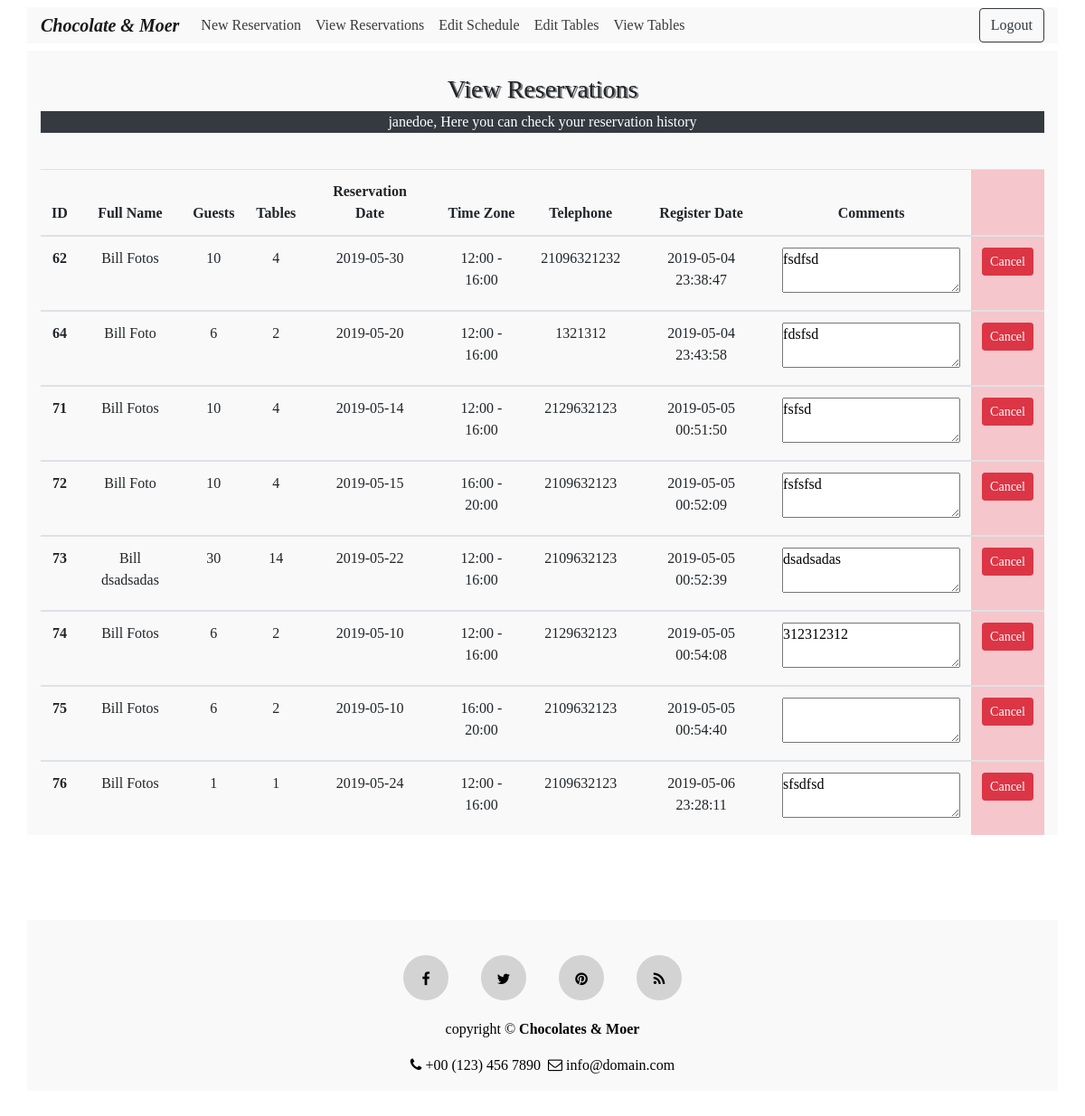
/pages/view_reservations.php (signed in), run on the app's committed database.
### tables this page shows
CREATE TABLE IF NOT EXISTS `reservation` (
  `reserv_id` int(11) NOT NULL AUTO_INCREMENT,
  `f_name` text NOT NULL,
  `l_name` text NOT NULL,
  `num_guests` int(11) NOT NULL,
  `num_tables` int(11) NOT NULL,
  `rdate` date NOT NULL,
  `time_zone` text NOT NULL,
  `telephone` text NOT NULL,
  `comment` mediumtext NOT NULL,
  `reg_date` timestamp NOT NULL DEFAULT CURRENT_TIMESTAMP,
  `user_fk` int(11) NOT NULL,
  PRIMARY KEY (`reserv_id`),
  KEY `users_fk` (`user_fk`)
);

### includes/view.reservation.inc.php (the view, shortened to what this page needs)
<?php
if(isset($_SESSION['user_id'])){
    require 'dbh.inc.php';
    $user = $_SESSION['user_id'];
    $role = $_SESSION['role'];
    if($role==1){
    $sql = "SELECT * FROM reservation WHERE user_fk = $user";
    $result = $conn->query($sql);
    if ($result->num_rows > 0) {
        echo
        '
            <table class="table table-hover table-responsive-sm text-center">
                <thead>
                    <tr>
                        <th scope="col">Full Name</th>
                        <th scope="col">Guests</th>
                        <th scope="col">Reservation Date</th>
                        <th scope="col">Time Zone</th>
                        <th scope="col">Telephone</th>
                        <th scope="col">Register Date</th>
                        <th scope="col">Comments</th>
                        <th class="table-danger" scope="col"></th>
                    </tr>
                </thead> ';
        while($row = $result->fetch_assoc()) {
        echo"
                <tbody>
                    <tr>
                    <form action='includes/delete.php' method='POST'>
                    <input name='reserv_id' type='hidden' value=".$row["reserv_id"].">
                      <th scope='row'>".$row["f_name"]." ".$row["l_name"]."</th>
                      <td>".$row["num_guests"]."</td>
                      <td>".$row["rdate"]."</td>
                      <td>".$row["time_zone"]."</td>
                      <td>".$row["telephone"]."</td>
                      <td>".$row["reg_date"]."</td>
                      <td><textarea readonly>".$row["comment"]."</textarea></td>
                      <td class='table-danger'><button type='submit' name='delete-submit' class='btn btn-danger btn-sm'>Cancel</button></td>
                          </form>
                    </tr>
              </tbody>";
        }
        echo "</table>";
    }
    else {    echo "<p class='text-white text-center bg-danger'>Your reservation list is empty!<p>"; }
    }
    else if($role==2){
    $sql = "SELECT * FROM reservation";
    $result = $conn->query($sql);
    if ($result->num_rows > 0) {
        echo
        '
            <table class="table table-hover table-responsive-sm text-center">
                <thead>
                    <tr>
                        <th scope="col">ID</th>
                        <th scope="col">Full Name</th>
                        <th scope="col">Guests</th>
                        <th scope="col">Tables</th>
                        <th scope="col">Reservation Date</th>
                        <th scope="col">Time Zone</th>
                        <th scope="col">Telephone</th>
                        <th scope="col">Register Date</th>
                        <th scope="col">Comments</th>
                        <th class="table-danger" scope="col"></th>
                    </tr>
                </thead> ';
        while($row = $result->fetch_assoc()) {
        echo"
                <tbody>
                    <tr>
                    <form action='includes/delete.php' method='POST'>
                      <input name='reserv_id' type='hidden' value=".$row["reserv_id"].">
                      <th scope='row'>".$row["reserv_id"]."</th>
                      <td>".$row["f_name"]." ".$row["l_name"]."</td>
                      <td>".$row["num_guests"]."</td>
                      <td>".$row["num_tables"]."</td>
                      <td>".$row["rdate"]."</td>
                      <td>".$row["time_zone"]."</td>
                      <td>".$row["telephone"]."</td>
                      <td>".$row["reg_date"]."</td>
                      <td><textarea readonly>".$row["comment"]."</textarea></td>
                      <td class='table-danger'><button type='submit' name='delete-submit' class='btn btn-danger btn-sm'>Cancel</button></td>
                          </form>
                    </tr>
              </tbody>";
        }
        echo "</table>";
    }
    else {    echo "<p class='text-white text-center bg-danger'>Your reservation list is empty!<p>"; }
    }
}

### pages/header.php (shortened to what this page needs)
<!DOCTYPE html>
<html lang="en">
<head>
    <link href="css/style.css" rel="stylesheet" type="text/css">
    <link rel="stylesheet" href="https://stackpath.bootstrapcdn.com/bootstrap/4.1.0/css/bootstrap.min.css">
    <link rel="stylesheet" href="https://cdnjs.cloudflare.com/ajax/libs/font-awesome/4.7.0/css/font-awesome.min.css">
</head>
<body>
    <nav class="navbar navbar-expand-md navbar-light fixed-top">
        <div class="container">
            <a class="navbar-brand" href="../index.php">
                <strong><em>Chocolate & Moer</em></strong>
            </a>
            <div class="collapse navbar-collapse" id="navi">
                <ul class="navbar-nav mr-auto">
                    <?php
                    if (isset($_SESSION['user_id'])) {
                        echo '
                        <li class="nav-item">
                            <a class="nav-link" href="reservation.php">New Reservation</a>
                        </li>
                        <li class="nav-item">
                            <a class="nav-link" href="view_reservations.php">View Reservations</a>
                        </li>
                        ';
                        if ($_SESSION['role'] == 2) {
                            echo '
                            <li class="nav-item">
                                <a class="nav-link" href="schedule.php">Edit Schedule</a>
                            </li>
                            <li class="nav-item">
                                <a class="nav-link" href="tables.php">Edit Tables</a>
                            </li>
                            <li class="nav-item">
                                <a class="nav-link" href="view_tables.php">View Tables</a>
                            </li>
                            ';
                        }
                    }
                    ?>
                </ul>
                <?php
                if (isset($_SESSION['user_id'])) {
                    echo '
                    <form class="navbar-form navbar-right" action="includes/logout.inc.php" method="post">
                    <button type="submit" name="logout-submit" class="btn btn-outline-dark">Logout</button>
                    </form>';
                }
                ?>
            </div>
        </div>
    </nav>
</body>

### pages/view_reservations.php (shortened to what this page needs)
<?php
require "header.php";
?>
<br><br>
<div class="container">
<h3 class="text-center"><br>View Reservations<br></h3>
<?php
    if(isset($_SESSION['user_id'])){
        echo '<p class="text-white bg-dark text-center">'. $_SESSION['username'] .', Here you can check your reservation history</p><br>';
    require 'includes/view.reservation.inc.php';
 }
    else {
        echo '	<p class="text-center text-danger"><br>You are currently not logged in!<br></p>
       <p class="text-center">In order to make a reservation you have to create an account!<br><br><p>';
    }
?>
</div>
<br><br>
<?php
require "footer.php";
?>

### pages/footer.php
<footer class="footer" id="footer">
 <div class="container"><br>
  <div class="row">
    <div class="col-sm-12 text-center">
      <div class="social-icon">
        <a href="index.php"><i class="fa fa-facebook"></i></a>
        <a href="index.php"><i class="fa fa-twitter"></i></a>
        <a href="index.php"><i class="fa fa-pinterest"></i></a>
        <a href="index.php"><i class="fa fa-rss"></i></a>
      </div>
      <div class="copyright">
        <p class="white"> copyright &copy; <b>Chocolates & Moer</b></p>
        <p><i class="fa fa-phone"></i> +00 (123) 456 7890 &nbsp;<i class="fa fa-envelope-o"></i> info@domain.com</p>
      </div>
    </div>
  </div>
 </div>
</footer>
</body>
</html>

### css/style.css (style rules this page uses)
* { margin: 0; padding: 0; font-family: "Times New Roman", Times, serif; }
body { overflow-y: scroll; overflow-x: hidden; }
h3 { text-shadow: 2px 1px grey; }
.navbar { background-color: white; }
.navbar-brand { font-family: "Brush Script MT", "Brush Script Std", cursive; }
.navbar .navbar-nav .nav-item a { color: #3a3b3b; }
.row { margin: 15px; }
.nav-link { cursor: pointer; }
.footer { padding-top: 30px; padding-bottom: 30px; color: black; }
.social-icon a { margin: 0 16px 20px 16px; display: inline-block; }
.social-icon .fa { color: black; width: 50px; height: 50px; border-radius: 50%; background: lightgray; line-height: 2; transition: 0.3s; border: 10px solid lightgray; }

### pages/header.php (style rules this page uses)
.container { background: #f9f9f9; }

### data on the page
reservation: reserv_id "62", f_name "Bill", l_name "Fotos", num_guests "10", num_tables "4", rdate "2019-05-30", time_zone "12:00 - 16:00", telephone "21096321232", reg_date "2019-05-04 23:38:47", comment "fsdfsd"
reservation: reserv_id "64", f_name "Bill", l_name "Foto", num_guests "6", num_tables "2", rdate "2019-05-20", time_zone "12:00 - 16:00", telephone "1321312", reg_date "2019-05-04 23:43:58", comment "fdsfsd"
reservation: reserv_id "71", f_name "Bill", l_name "Fotos", num_guests "10", num_tables "4", rdate "2019-05-14", time_zone "12:00 - 16:00", telephone "2129632123", reg_date "2019-05-05 00:51:50", comment "fsfsd"
reservation: reserv_id "72", f_name "Bill", l_name "Foto", num_guests "10", num_tables "4", rdate "2019-05-15", time_zone "16:00 - 20:00", telephone "2109632123", reg_date "2019-05-05 00:52:09", comment "fsfsfsd"
reservation: reserv_id "73", f_name "Bill", l_name "dsadsadas", num_guests "30", num_tables "14", rdate "2019-05-22", time_zone "12:00 - 16:00", telephone "2109632123", reg_date "2019-05-05 00:52:39", comment "dsadsadas"
reservation: reserv_id "74", f_name "Bill", l_name "Fotos", num_guests "6", num_tables "2", rdate "2019-05-10", time_zone "12:00 - 16:00", telephone "2129632123", reg_date "2019-05-05 00:54:08", comment "312312312"
reservation: reserv_id "75", f_name "Bill", l_name "Fotos", num_guests "6", num_tables "2", rdate "2019-05-10", time_zone "16:00 - 20:00", telephone "2109632123", reg_date "2019-05-05 00:54:40"
reservation: reserv_id "76", f_name "Bill", l_name "Fotos", num_guests "1", num_tables "1", rdate "2019-05-24", time_zone "12:00 - 16:00", telephone "2109632123", reg_date "2019-05-06 23:28:11", comment "sfsdfsd"

### other printed values
$_SESSION['username'] "janedoe"
